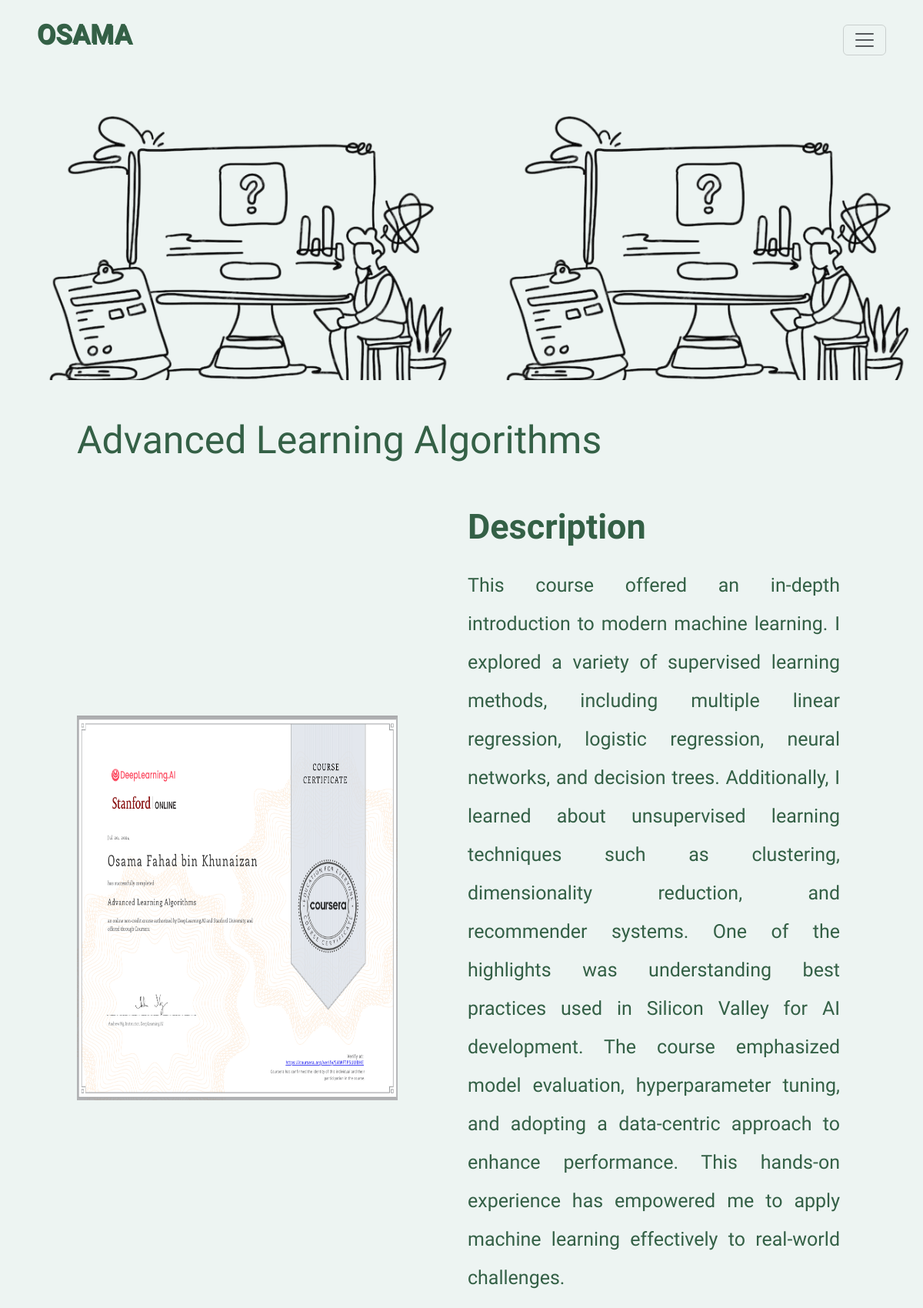
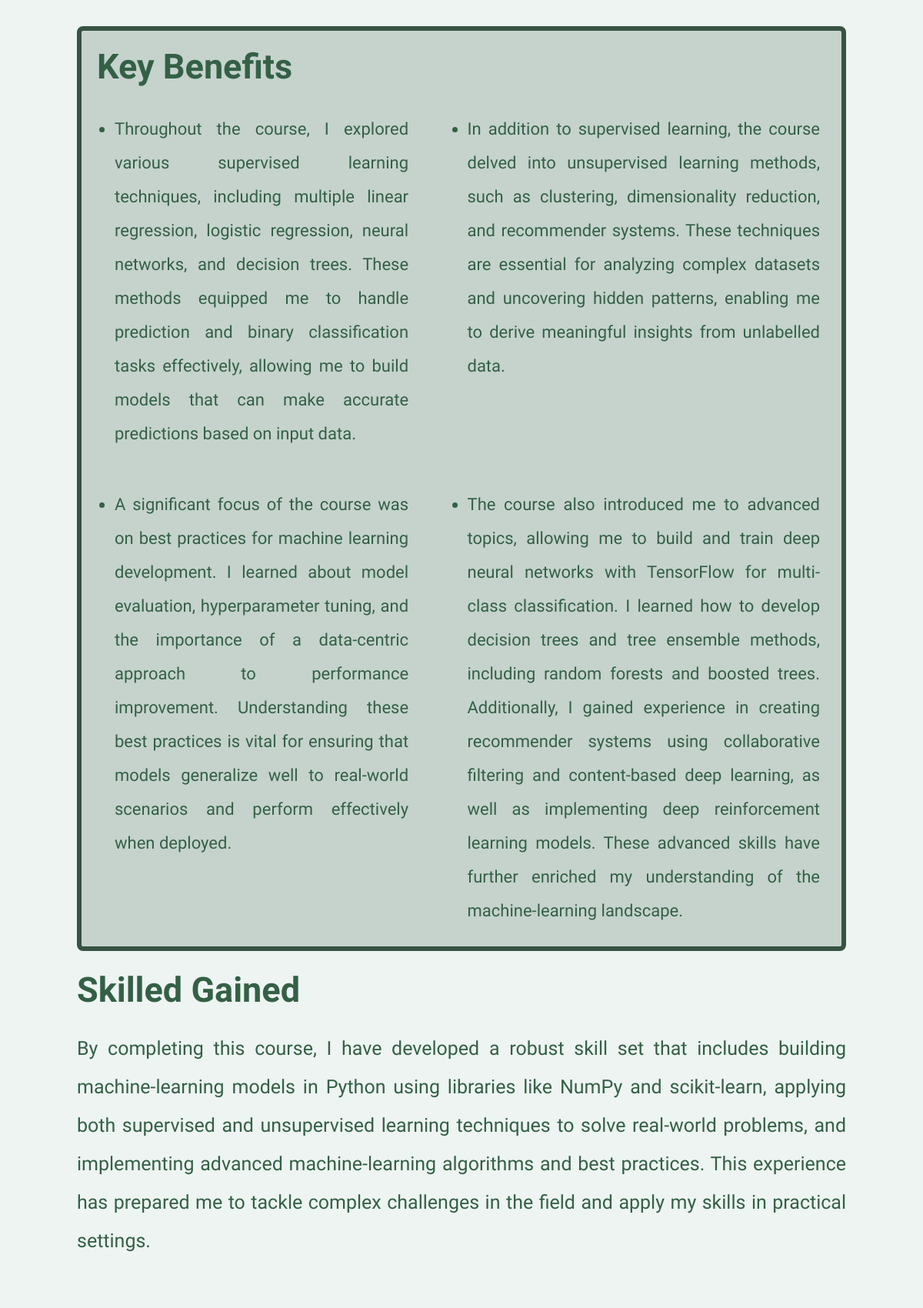
Screenshot of /resume/1/event/detail/ (upper part) with the database file from the repository (2 pictures, top to bottom).
### dashboard/models.py (models this page shows, shortened)
class Course(models.Model):
    class Category(models.TextChoices):
        AI = 'ai', 'AI'
        CLOUD = 'cloud', 'Cloud'
        FullStack = 'full', 'FullStack'
        FrontEnd = 'front', 'FrontEnd'
        BackEnd = 'back', 'BackEnd'
        DataAnalysis = 'analysis', 'DataAnalysis'
    category = models.CharField(choices=Category.choices, max_length=30, default=Category.FullStack)
    title = models.CharField(max_length=1024)
    about = models.TextField()
    image = models.ImageField(upload_to="images/")
    description = models.TextField()
    section1 = models.TextField(default='Default text for section 1')
    section2 = models.TextField(default='Default text for section 2')
    section3 = models.TextField(default='Default text for section 3')
    section4 = models.TextField(default='Default text for section 4')
    skills = models.TextField(default='Default skills')
    created_at = models.DateTimeField(auto_now=True)

### resume/views.py (the view)
# urls.py: path("<event_id>/event/detail/", views.event_detail_view, name="event_detail_view"),
def event_detail_view(request: HttpRequest, event_id:int):
    event = Course.objects.get(pk=event_id)
    return render(request, "resume/event_detail.html", {"event": event})

### resume/templates/resume/event_detail.html (shortened to what this page needs)
{% extends 'main/base.html' %}
{% block content %}
{% load static %}
<div class="main_events">
    <div class="events_header col-lg-12 mb-5"></div>
    <div class="d-flex flex-column justify-content-center align-items-center">
        <div class="detail d-flex flex-column justify-content-lg-start align-items-lg-start col-10 col-lg-10 gap-sm-4">
            <h2 class="spicy-rice-subtitle text-sm-center">{{event.title}}</h2>
            <div class=" d-flex flex-column flex-lg-row mt-3 justify-content-center align-items-sm-center justify-content-lg-between col-sm-12 gap-sm-5">
                <img class="col-5" src="{{ event.image.url }}" />
                <div class="p-2 col-12 col-lg-6 d-flex flex-column">
                    <h3 class="faculty_glyphic_h2_title mb-4">
                        Description
                    </h3>
                    <p>
                        {{event.description}}
                    </p>
                </div>
            </div>
            {% if event.section1 != 'Default text for section 1' and event.section1 != 'nothing' %}
                <div class="d-flex flex-column key_benefits rounded-3">
                    <h3 class="faculty_glyphic_h2_title mb-4">
                        Key Benefits
                    </h3>
                    <ul class="Benefits d-flex flex-column flex-lg-row flex-wrap justify-content-center align-items-center justify-content-lg-between align-items-lg-baseline gap-sm-5 p-2">
                        <li class="col-11 col-lg-5">
                            {{event.section1}}
                        </li>
                        {% if event.section2 != 'Default text for section 2' and event.section2 != 'nothing' %}
                            <li class="col-11 col-lg-6">
                                {{event.section2}}
                            </li>
                        {% endif %}
                        {% if event.section3 != 'Default text for section 3' and event.section3 != 'nothing' %}
                            <li class="col-11 col-lg-5">
                                {{event.section3}}
                            </li>
                        {% endif %}
                        {% if event.section4 != 'Default text for section 4' and event.section4 != 'nothing' %}
                            <li class="col-11 col-lg-6">
                                {{event.section4}}
                            </li>
                        {% endif %}
                    </ul>
                </div>
            {% endif %}
            {% if event.skills != 'Default skills' and event.skills != 'nothing' %}
                <div >
                    <h3 class="faculty_glyphic_h2_title mb-4">
                        Skilled Gained
                    </h3>
                    <p>
                        {{event.skills}}
                    </p>
                </div>
            {% endif %}
        </div>
    </div>
</div>
{% endblock %}

### main/static/css/style.css (style rules this page uses)
body { padding: 0; margin: 0; display: flex; flex-direction: column; min-height: 100vh; font-family: "Faculty Glyphic", serif; font-weight: 400; font-style: normal; background-color: #EDF4F2; color: #346046; }
.spicy-rice-subtitle { font-family: "Spicy Rice", serif; font-weight: 400; font-size: 50px; font-style: normal; }
.faculty_glyphic_h2_title { font-weight: 1000; font-size: 45px; }
.events_header { margin: 0; width: 100%; height: 350px; background-image: url("/static/images/learning.png"); background-repeat: repeat-x; animation: moveBackground 1s ease-in-out forwards; }
.main_events { display: flex; flex-direction: column; justify-content: center; align-items: center; margin-top:9rem; width: 100%; }
.detail img { height: 500px; transition: transform 0.5s ease; }
.detail p { font-weight: 500; font-size: 25px; line-height: 2; text-align: justify; }
.detail .Benefits li { font-size: 22px; font-weight: 500; line-height: 2; text-align: justify; }
.detail h2 { transition: transform 0.3s ease; }
.detail h3 { transition: transform 0.3s ease; }
.Benefits { margin-left: 15px; }
.key_benefits { border: 6px solid #375242; transition: transform 0.3s ease, box-shadow 0.3s ease, background-color 0.3s ease; padding: 20px; padding-bottom: 0; background-color: #6f8b7a51; }

### rows the page displays
Course: title "Advanced Learning Algorithms", image (picture), description "This course offered an in-depth introduction to modern machine learning. I explored a variety of supervised learning methods, including multiple linear regression, logistic regression, neural networks, and decision trees. Additionally, I learned about unsupervised learning techniques such as clustering, dimensionality reduction, and recommender systems. One of the highlights was understanding best practices used in Silicon Valley for AI development. The course emphasized model evaluation, hyperparameter tuning, and adopting a data-centric approach to enhance performance. This hands-on experience has empowered me to apply machine learning effectively to real-world challenges.", section1 "Throughout the course, I explored various supervised learning techniques, including multiple linear regression, logistic regression, neural networks, and decision trees. These methods equipped me to handle prediction and binary classification tasks effectively, allowing me to build models that can make accurate predictions based on input data.", section2 "In addition to supervised learning, the course delved into unsupervised learning methods, such as clustering, dimensionality reduction, and recommender systems. These techniques are essential for analyzing complex datasets and uncovering hidden patterns, enabling me to derive meaningful insights from unlabelled data.", section3 "A significant focus of the course was on best practices for machine learning development. I learned about model evaluation, hyperparameter tuning, and the importance of a data-centric approach to performance improvement. Understanding these best practices is vital for ensuring that models generalize well to real-world scenarios and perform effectively when deployed.", section4 "The course also introduced me to advanced topics, allowing me to build and train deep neural networks with TensorFlow for multi-class classification. I learned how to develop decision trees and tree ensemble methods, including random forests and boosted trees. Additionally, I gained experience in creating recommender systems using collaborative filtering and content-based deep learning, as well as implementing deep reinforcement learning models. These advanced skills have further enriched my understanding of the machine-learning landscape.", skills "By completing this course, I have developed a robust skill set that includes building machine-learning models in Python using libraries like NumPy and scikit-learn, applying both supervised and unsupervised learning techniques to solve real-world problems, and implementing advanced machine-learning algorithms and best practices. This experience has prepared me to tackle complex challenges in the field and apply my skills in practical settings."
